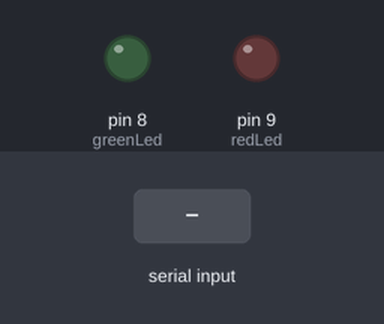
Bench run of a sketch on a simulated Arduino Uno, built with avr-gcc and run on an emulated ATmega328P. On the bench: output pins drawn as LEDs (lit = HIGH). The test bench sets the inputs (shaded band). What the sketch prints to the serial monitor is not drawn.

Above: at 1.2 s.
1.3 s: "90,45\n" received over Serial
At 4.3 s:
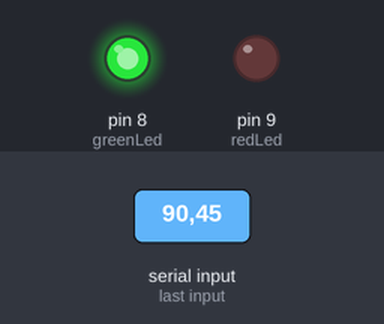
Timing chart, 0 to 5.8 s (numbered marks = the images above; inputs shaded):
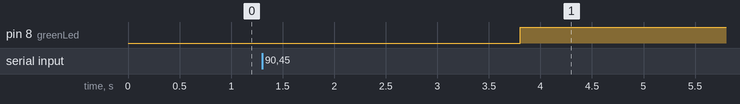

The sketch:

0022.ino
```cpp
const int greenLed = 8;
const int redLed = 9;

int countdownSeconds = 0;
bool isOn = false;
bool readyToStart = false;

void setup() {
  pinMode(greenLed, OUTPUT);
  pinMode(redLed, OUTPUT);

  Serial.begin(9600);
  Serial.println("ใส่จำนวนวินาทีเพื่อเปิดไฟเขียว:");
}

void loop() {
  if (Serial.available() > 0) {
    countdownSeconds = Serial.parseInt(); // รับค่าจาก Serial
    if (countdownSeconds > 0) {
      readyToStart = true;
    } else {
      Serial.println("กรุณาใส่เลขมากกว่า 0");
    }
  }

  if (readyToStart && !isOn) {
    // เตรียมตัว
    Serial.println("Ready...");
    delay(1000);
    Serial.println("Set...");
    delay(1000);
    Serial.println("Go!");
    delay(500);

    // เปิดไฟเขียว
    digitalWrite(greenLed, HIGH);
    digitalWrite(redLed, LOW);
    isOn = true;
    Serial.println("ไฟเขียว ON");

    for (int i = countdownSeconds; i > 0; i--) {
      Serial.print("Light Green - ");
      Serial.println(i);
      delay(1000);
    }

    //เปลี่ยนเป็นไฟแดง
    digitalWrite(greenLed, LOW);
    digitalWrite(redLed, HIGH);
    Serial.println("หมดเวลาไฟเขียว → เปลี่ยนเป็นไฟแดง");
    Serial.println("off");

    delay(3000); // ไฟแดงค้าง 3 วินาที
    digitalWrite(redLed, LOW);

    isOn = false;
    readyToStart = false;
    Serial.println("ใส่จำนวนวินาทีเพื่อเปิดไฟเขียว:");
  }
}
```

Measured:
- after the input at 1.3 s, pin 8 (greenLed): LOW → HIGH after 2.5 s
